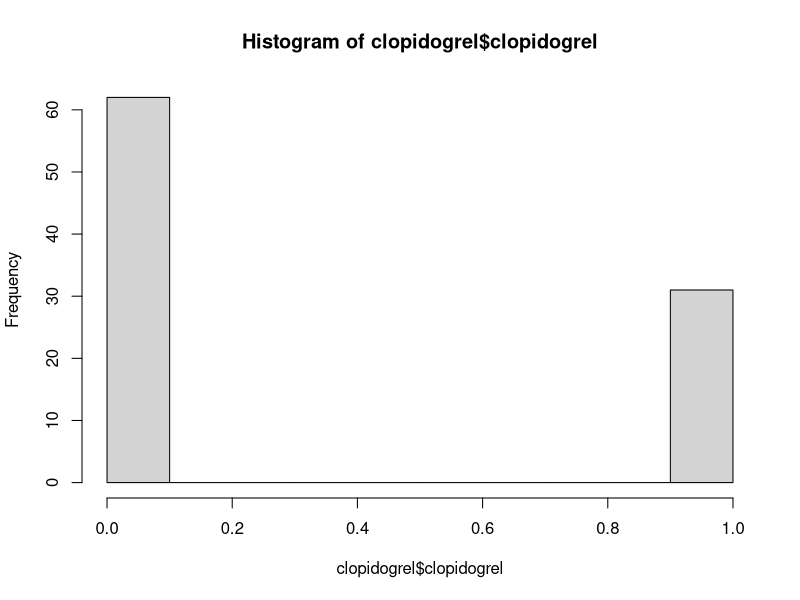
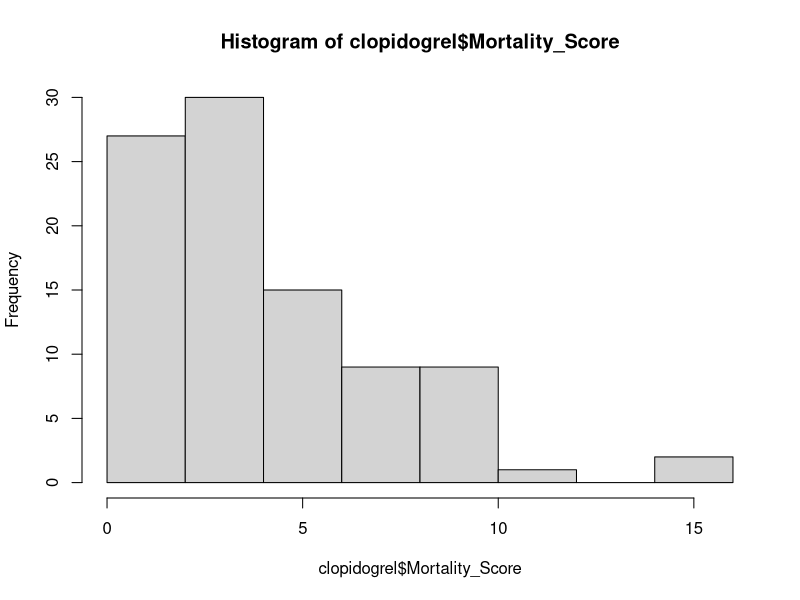
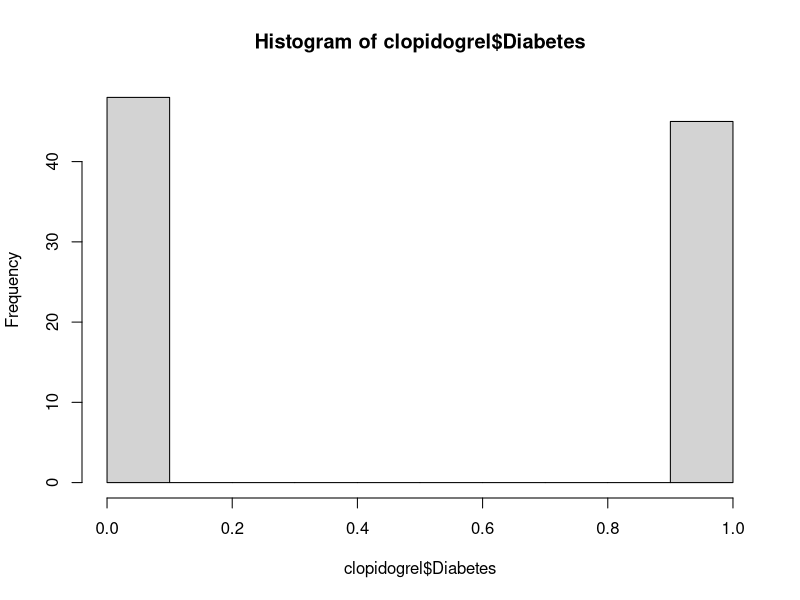
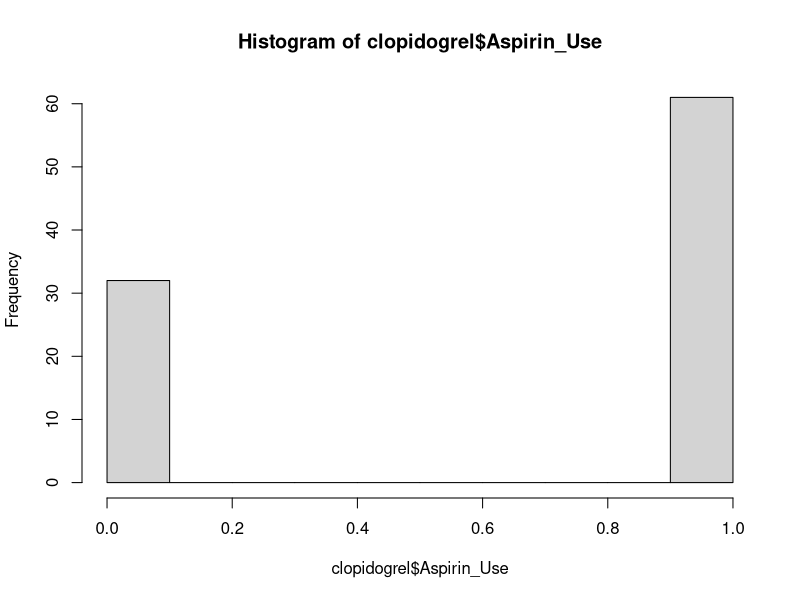
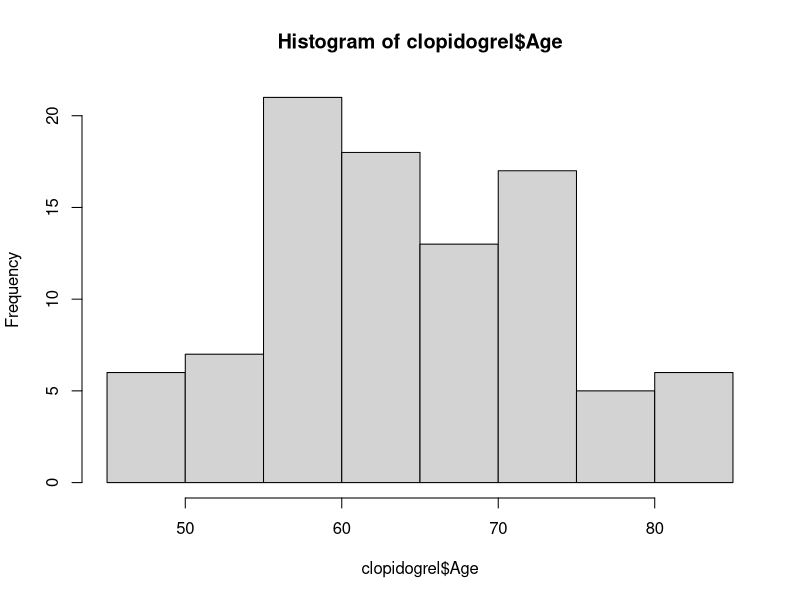
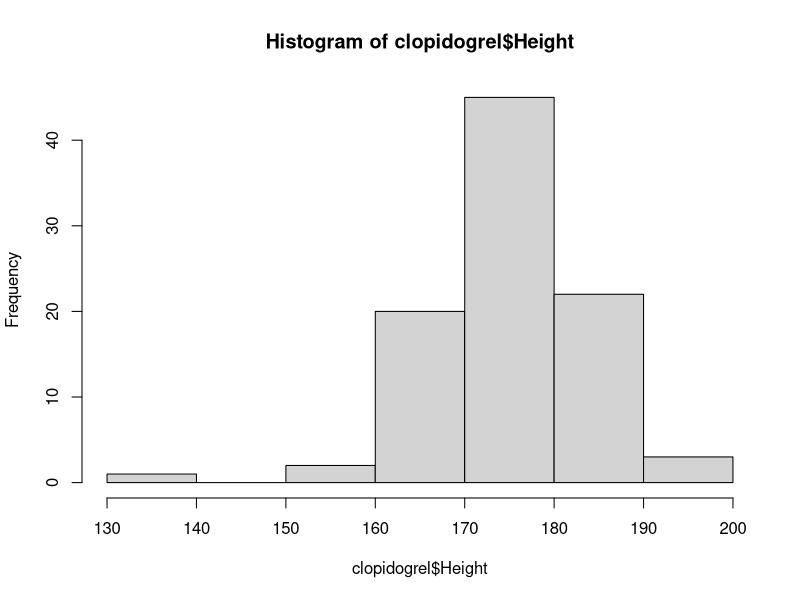
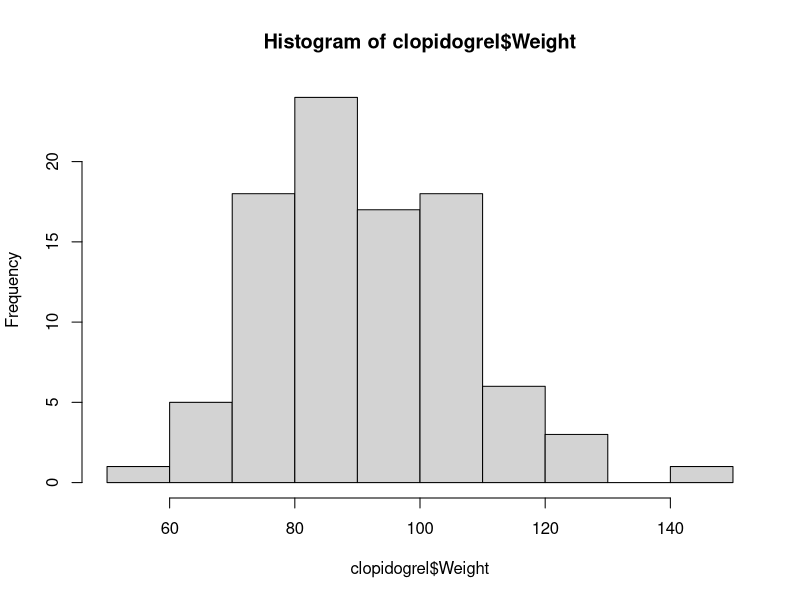
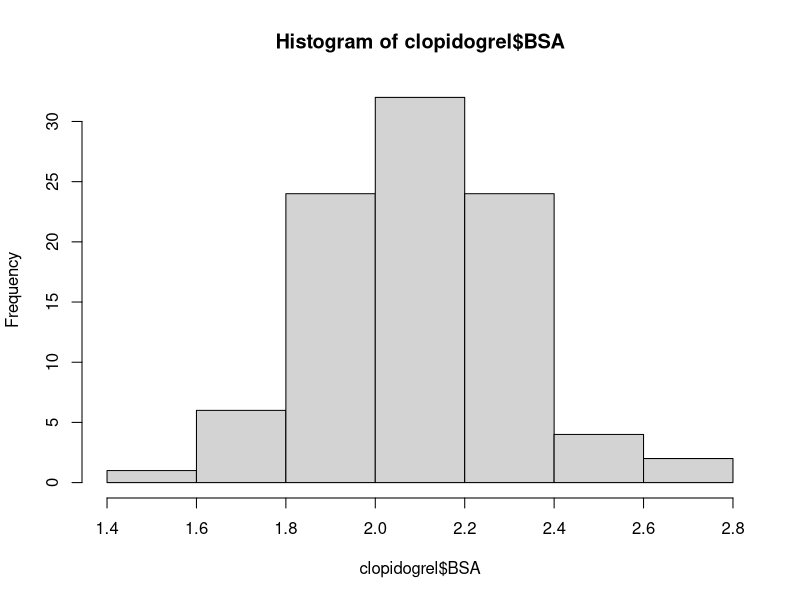

Source code (R) for these figures, in order:
x = getwd()
setwd(x)
clopidogrel = readxl::read_excel("clopidogrel.xlsx")
inputvar <- clopidogrel[c(1:8)]
outputvar <- clopidogrel[c(9, 10)]

summary(clopidogrel)
hist(clopidogrel$clopidogrel)
hist(clopidogrel$Mortality_Score)
hist(clopidogrel$Diabetes)
hist(clopidogrel$Aspirin_Use)
hist(clopidogrel$Age)
hist(clopidogrel$Height)
hist(clopidogrel$Weight)
hist(clopidogrel$BSA)
hist(clopidogrel$EBL24)
hist(clopidogrel$logEBL24)

# We find Mortality Score, Age, Height, Weight and BSA to be continuous variables
# Both the output variables are continuous as well
# Clopidogrel use, Asipirin use and Diabetes are the discontinuous variables
#####################################

#Code for Covariance matrices of input and output variables
cov(inputvar)
cov(outputvar)

#####################################

# Code for computing mean, median and standard deviations of each variables
names(clopidogrel)
str(clopidogrel)

apply(clopidogrel, 2, mean, na.rm = TRUE)
apply(clopidogrel, 2, median, na.rm = TRUE)
apply(clopidogrel, 2, sd, na.rm = TRUE)

pca1 = prcomp(inputvar, scale = TRUE)

names(pca1)
pca1$rotation
pca1$sdev
pca1$x
pca1$scale
biplot(pca1, scale = 0)

pca1_var = pca1$sdev^2
pca1_var

pca1_explained = pca1_var/sum(pca1_var)
pca1_explained

plot(pca1_explained, xlab = "Principal Component", ylab =  "Proportion of Variance Explained", ylim = c(0,1), type = 'b')
plot(cumsum(pca1_explained), xlab = "Principal Component", ylab = "Cumulative Proportion of Variance Explained", ylim = c(0,1), type = 'b')



# We find that the mean, median and standard deviations of the variables are varying widely
# Therefore we must normalize the means
# If we perform PCA without standardizing then Height would've been the most critical factor
# Therefore we standardize to make mean 0 and standard deviation 1
 

########################################

# Principal Component Analysis of Age, Weight and Mortality Score
pcadata <- clopidogrel[c(2, 5, 7)]
pca2 = prcomp(x = pcadata, scale = TRUE)
names(pca2)
pca2$rotation
pca2$sdev
pca2$x
pca2$scale
biplot(pca2, scale = 0)

pca2_var = pca2$sdev^2
pca2_var

pca2_explained = pca2_var/sum(pca2_var)
pca2_explained

plot(pca2_explained, xlab = "Principal Component", ylab =  "Proportion of Variance Explained", ylim = c(0,1), type = 'b')
plot(cumsum(pca2_explained), xlab = "Principal Component", ylab = "Cumulative Proportion of Variance Explained", ylim = c(0,1), type = 'b')


# As you can see there are 3 distinct principal components of the data
# The rotation matrix gives the coordinates of the data in the rotated system
# The coordinates are the principal component scores
#########################################

# SVD Analysis of Age, Weight and Mortality
#install.packages("ripa")
#install.packages("rafalib")
#install.packages("rARPACK")
#library(ripa)
#library(rARPACK)
#library(rafalib)

svddata <- clopidogrel[c(2,5,7)]
svddata.svd <- svd(svddata)
u <- svddata.svd$u
v <- svddata.svd$v
s <- diag(svddata.svd$d)
dim(u)
dim(v)
dim(s)

########################################
